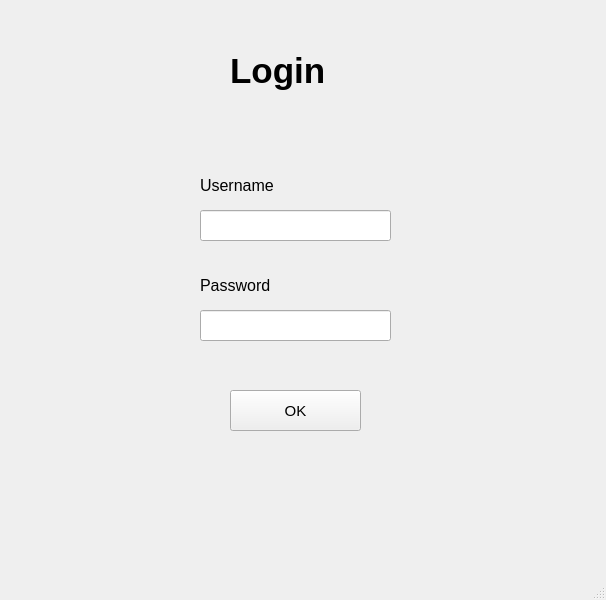
<?xml version="1.0" encoding="UTF-8"?>
<ui version="4.0">
 <class>MainWindow</class>
 <widget class="QMainWindow" name="MainWindow">
  <property name="geometry">
   <rect>
    <x>0</x>
    <y>0</y>
    <width>606</width>
    <height>600</height>
   </rect>
  </property>
  <property name="windowTitle">
   <string>MainWindow</string>
  </property>
  <widget class="QWidget" name="centralwidget">
   <widget class="QLabel" name="label_3">
    <property name="geometry">
     <rect>
      <x>200</x>
      <y>260</y>
      <width>131</width>
      <height>51</height>
     </rect>
    </property>
    <property name="font">
     <font>
      <pointsize>12</pointsize>
     </font>
    </property>
    <property name="text">
     <string>Password</string>
    </property>
   </widget>
   <widget class="QPushButton" name="pushButton_OK">
    <property name="geometry">
     <rect>
      <x>230</x>
      <y>390</y>
      <width>131</width>
      <height>41</height>
     </rect>
    </property>
    <property name="font">
     <font>
      <pointsize>11</pointsize>
     </font>
    </property>
    <property name="text">
     <string>OK</string>
    </property>
   </widget>
   <widget class="QLineEdit" name="lineEdit_username">
    <property name="geometry">
     <rect>
      <x>200</x>
      <y>210</y>
      <width>191</width>
      <height>31</height>
     </rect>
    </property>
    <property name="font">
     <font>
      <pointsize>10</pointsize>
     </font>
    </property>
   </widget>
   <widget class="QLabel" name="label_2">
    <property name="geometry">
     <rect>
      <x>200</x>
      <y>160</y>
      <width>131</width>
      <height>51</height>
     </rect>
    </property>
    <property name="font">
     <font>
      <pointsize>12</pointsize>
     </font>
    </property>
    <property name="text">
     <string>Username</string>
    </property>
   </widget>
   <widget class="QLineEdit" name="lineEdit_password">
    <property name="geometry">
     <rect>
      <x>200</x>
      <y>310</y>
      <width>191</width>
      <height>31</height>
     </rect>
    </property>
    <property name="echoMode">
     <enum>QLineEdit::Password</enum>
    </property>
   </widget>
   <widget class="QLabel" name="label">
    <property name="geometry">
     <rect>
      <x>230</x>
      <y>30</y>
      <width>131</width>
      <height>81</height>
     </rect>
    </property>
    <property name="font">
     <font>
      <pointsize>26</pointsize>
      <weight>75</weight>
      <bold>true</bold>
     </font>
    </property>
    <property name="text">
     <string>Login</string>
    </property>
   </widget>
  </widget>
  <widget class="QMenuBar" name="menubar">
   <property name="geometry">
    <rect>
     <x>0</x>
     <y>0</y>
     <width>606</width>
     <height>25</height>
    </rect>
   </property>
  </widget>
  <widget class="QStatusBar" name="statusbar"/>
 </widget>
 <resources/>
 <connections/>
</ui>
